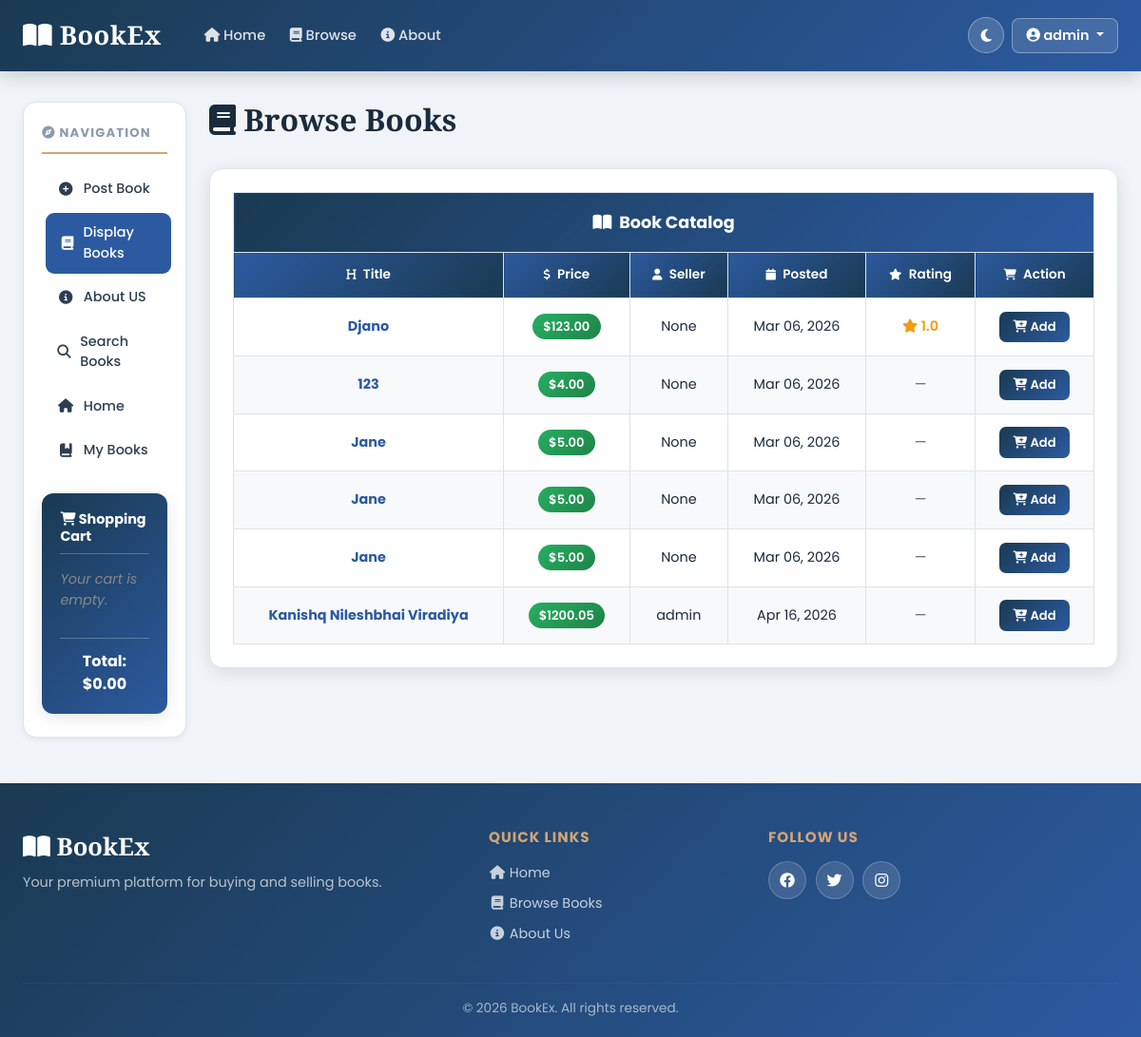
The page /displaybooks (signed in) on the database its author committed.
### bookMng/models.py (models this page shows, shortened)
class MainMenu(models.Model):
    item = models.CharField(max_length=300, unique=True)
    link = models.CharField(max_length=300, unique=True)

class Book(models.Model):
    name = models.CharField(max_length=200)
    web = models.URLField(max_length=300)
    price = models.DecimalField(decimal_places=2, max_digits=8)
    publishdate = models.DateField(auto_now=True)
    picture = models.FileField(upload_to='bookEx/static/uploads')
    pic_path = models.CharField(max_length=300, editable=False, blank=True)
    username = models.ForeignKey(User, blank=True, null=True, on_delete=models.CASCADE)

### bookMng/views.py (the view)
# urls.py: path('displaybooks', views.displaybooks, name='displaybooks'),
def displaybooks(request):
    books = Book.objects.annotate(avg_rating=Avg("reviews__rating"))
    for b in books:
        b.pic_path = b.picture.url[14:]
    return render(request,
                  'bookMng/displaybooks.html',
                  {
                      'item_list': MainMenu.objects.all(),
                      'books': books
                  })

### bookEx/templates/bookMng/displaybooks.html (shortened to what this page needs)
{% extends "base.html" %}
{% load static %}
{% block sidenav %}{% include "bookMng/_sidenav.html" %}{% endblock sidenav %}
{% block content %}
<h1><i class="fas fa-book"></i> Browse Books</h1>
{% if books %}
<div class="table-container">
  <table class="professional-table">
    <thead>
      <tr class="table-title-row">
        <th colspan="{% if user.is_authenticated %}6{% else %}5{% endif %}">
          <i class="fas fa-book-open me-2"></i>Book Catalog
        </th>
      </tr>
      <tr>
        <th> Title</th>
        <th> Price</th>
        <th> Seller</th>
        <th> Posted</th>
        <th> Rating</th>
        {% if user.is_authenticated %}
        <th> Action</th>
        {% endif %}
      </tr>
    </thead>
    <tbody>
      {% for book in books %}
      <tr>
        <td><a href="book_detail/{{ book.id }}"><strong>{{ book.name }}</strong></a></td>
        <td><span class="price-badge">${{ book.price }}</span></td>
        <td>{{ book.username }}</td>
        <td>{{ book.publishdate|date:"M d, Y" }}</td>
        <td>
          {% if book.avg_rating %}
          <span class="rating-stars">
            <i class="fas fa-star"></i> {{ book.avg_rating|floatformat:1 }}
          </span>
          {% else %}
          <span class="text-muted">—</span>
          {% endif %}
        </td>
        {% if user.is_authenticated %}
        <td>
          <button class="btn-cart" onclick="addToCart('{{ book.id }}', '{{ book.name|escapejs }}', '{{ book.price }}')">
            <i class="fas fa-cart-plus"></i> Add
          </button>
        </td>
        {% endif %}
      </tr>
      {% endfor %}
    </tbody>
  </table>
</div>
{% endif %}
{% endblock content %}

### bookEx/templates/base.html (shortened to what this page needs)
{% load static %}
<!DOCTYPE html>
<html lang="en" data-theme="light">
<head>
    <link href="https://cdn.jsdelivr.net/npm/bootstrap@5.3.0/dist/css/bootstrap.min.css" rel="stylesheet">
    <link rel="stylesheet" href="https://cdnjs.cloudflare.com/ajax/libs/font-awesome/6.4.0/css/all.min.css">
    <link href="{% static 'main.css' %}" rel="stylesheet" type="text/css">
    <link rel="stylesheet" href="{% static 'table_format.css' %}" type="text/css" />
    <link rel="stylesheet" href="{% static 'message_box.css' %}" />
</head>
<body>
    <div id="toast-container" class="toast-container position-fixed top-0 end-0 p-3" style="z-index:9999"></div>
    <nav class="navbar navbar-expand-lg premium-navbar">
        <div class="container-fluid px-4">
            <a class="navbar-brand fw-bold" href="/">
                <i class="fas fa-book-open"></i> BookEx
            </a>
            <div class="collapse navbar-collapse" id="navbarNav">
                <ul class="navbar-nav me-auto ms-3">
                    <li class="nav-item">
                        <a class="nav-link navtop-link" href="/"><i class="fas fa-home"></i> Home</a>
                    </li>
                    <li class="nav-item">
                        <a class="nav-link navtop-link" href="/displaybooks"><i class="fas fa-book"></i> Browse</a>
                    </li>
                    <li class="nav-item">
                        <a class="nav-link navtop-link" href="/aboutus/"><i class="fas fa-info-circle"></i> About</a>
                    </li>
                </ul>
                <div class="d-flex align-items-center gap-2">
                    <button class="theme-toggle-btn" id="themeToggle" title="Toggle theme"
                        aria-label="Toggle dark/light mode">
                        <i class="fas fa-moon" id="themeIcon"></i>
                    </button>
                    {% if user.is_authenticated %}
                    <div class="dropdown">
                        <button class="btn nav-user-btn dropdown-toggle" type="button" data-bs-toggle="dropdown">
                            <i class="fas fa-user-circle"></i> {{ user.username }}
                        </button>
                    </div>
                    {% endif %}
                </div>
            </div>
        </div>
    </nav>
    <div class="main-wrapper">
        <div class="container-fluid px-4">
            <div class="row g-4">
                <nav class="col-xl-2 col-lg-3 col-md-4 d-none d-md-block">
                    <div class="sidebar-content">
                        <h6 class="sidebar-title">
                            <i class="fas fa-compass"></i> Navigation
                        </h6>
                        <ul class="nav flex-column sidebar-nav">
                            {% block sidenav %}{% endblock sidenav %}
                        </ul>
                        {% if user.is_authenticated %}
                        <div class="cart-card mt-4">
                            <h6 class="cart-title">
                                <i class="fas fa-shopping-cart"></i> Shopping Cart
                            </h6>
                            <div id="cart-items" class="cart-items-list">
                            </div>
                            <div class="cart-footer">
                                <div class="cart-total">
                                    Total: $<span id="cart-total">0.00</span>
                                </div>
                            </div>
                        </div>
                        {% endif %}
                    </div>
                </nav>
                <main class="col-xl-10 col-lg-9 col-md-8 premium-content page-fade-in">
                    {% block content %}
                    {% endblock content %}
                </main>
            </div>
        </div>
    </div>
    <footer class="premium-footer">
        <div class="container-fluid px-4">
            <div class="row gy-4">
                <div class="col-md-5">
                    <div class="footer-brand">
                        <i class="fas fa-book-open"></i> BookEx
                    </div>
                    <p class="mt-2 footer-tagline">Your premium platform for buying and selling books.</p>
                </div>
                <div class="col-md-3">
                    <h6 class="footer-heading">Quick Links</h6>
                    <ul class="list-unstyled footer-links">
                        <li><a href="/"><i class="fas fa-home fa-fw"></i> Home</a></li>
                        <li><a href="/displaybooks"><i class="fas fa-book fa-fw"></i> Browse Books</a></li>
                        <li><a href="/aboutus/"><i class="fas fa-info-circle fa-fw"></i> About Us</a></li>
                    </ul>
                </div>
                <div class="col-md-4">
                    <h6 class="footer-heading">Follow Us</h6>
                    <div class="social-links">
                        <a href="#" aria-label="Facebook"><i class="fab fa-facebook"></i></a>
                        <a href="#" aria-label="Twitter"><i class="fab fa-twitter"></i></a>
                        <a href="#" aria-label="Instagram"><i class="fab fa-instagram"></i></a>
                    </div>
                </div>
            </div>
            <hr class="footer-divider">
            <p class="text-center footer-copy mb-0">&copy; 2026 BookEx. All rights reserved.</p>
        </div>
    </footer>
</body>
</html>

### bookEx/templates/bookMng/_sidenav.html
{% for item in item_list %}
<li class="nav-item">
    <a class="nav-link sidebar-link" href="{{ item.link }}">
        {% if item.link == "/" %}
        <i class="fas fa-home"></i>
        {% elif item.link == "/postbook" %}
        <i class="fas fa-plus-circle"></i>
        {% elif item.link == "/displaybooks" %}
        <i class="fas fa-book"></i>
        {% elif "aboutus" in item.link %}
        <i class="fas fa-info-circle"></i>
        {% elif "searchbooks" in item.link %}
        <i class="fas fa-search"></i>
        {% elif item.link == "/mybooks" %}
        <i class="fas fa-book-bookmark"></i>
        {% elif "inbox" in item.link %}
        <i class="fas fa-envelope"></i>
        {% else %}
        <i class="fas fa-link"></i>
        {% endif %}
        {{ item.item }}
    </a>
</li>
{% endfor %}

### bookEx/static/table_format.css (style rules this page uses)
.table-container { max-width: 100%; margin: 2rem 0; background: var(--bg-surface); padding: 1.5rem; border-radius: 14px; box-shadow: var(--shadow-md); overflow-x: auto; border: 1px solid var(--border-color); }
.professional-table { width: 100%; border-collapse: collapse; font-family: 'Poppins', sans-serif; min-width: 560px; }
.professional-table th, .professional-table td { border: 1px solid var(--border-color); padding: .85rem 1rem; text-align: center; vertical-align: middle; transition: all .2s ease; }
.professional-table th { font-weight: 600; color: #fff; }
.professional-table .table-title-row th { background: linear-gradient(135deg, #1a3a52 0%, #2c5aa0 100%); color: #fff; font-size: 1.1rem; font-weight: 700; padding: 1.1rem; }
.professional-table thead tr:nth-child(2) th { background: linear-gradient(135deg, #2c5aa0 0%, #1a3a52 100%); color: #fff; font-size: .85rem; }
.professional-table tbody tr { transition: all .25s ease; }
.professional-table tbody tr:nth-child(odd) { background: var(--bg-surface); }
.professional-table tbody tr:nth-child(even) { background: var(--bg-surface-2); }
.professional-table tbody td { color: var(--text-primary); font-size: .9rem; }
.professional-table tbody td a { color: var(--brand-mid); text-decoration: none; font-weight: 500; transition: color .2s; }

### bookEx/templates/bookMng/displaybooks.html (style rules this page uses)
.price-badge { background: linear-gradient(135deg, #27ae60, #1e8449); color: #fff; padding: .25rem .7rem; border-radius: 20px; font-size: .82rem; font-weight: 600; }
.rating-stars { color: #f39c12; font-weight: 600; font-size: .9rem; }
.btn-cart { background: linear-gradient(135deg, #1a3a52, #2c5aa0); color: #fff; border: none; padding: .4rem .9rem; border-radius: 7px; font-size: .82rem; font-weight: 600; cursor: pointer; transition: all .25s ease; font-family: 'Poppins', sans-serif; }

### rows shown on the page
MainMenu: link "/postbook" (drawn), item "Post Book"
MainMenu: link "/displaybooks" (drawn), item "Display Books"
MainMenu: link "/aboutus" (drawn), item "About US"
MainMenu: link "/searchbooks" (drawn), item "Search Books"
MainMenu: link "/" (drawn), item "Home"
MainMenu: link "/mybooks" (drawn), item "My Books"
Book: name "Djano", price "123.00", username "None", publishdate "Mar 06, 2026", avg_rating "1.0"
Book: name "123", price "4.00", username "None", publishdate "Mar 06, 2026"
Book: name "Jane", price "5.00", username "None", publishdate "Mar 06, 2026"
Book: name "Jane", price "5.00", username "None", publishdate "Mar 06, 2026"
Book: name "Jane", price "5.00", username "None", publishdate "Mar 06, 2026"
Book: name "Kanishq Nileshbhai Viradiya", price "1200.05", username "admin", publishdate "Apr 16, 2026"

### other values the page prints
{{ user.username }} "admin"
